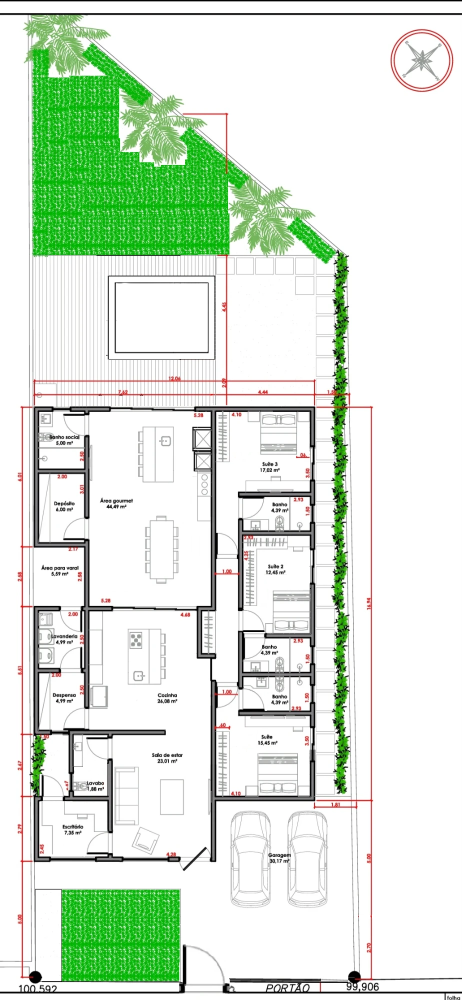
#> input picture docs/plantas/planta-atual.webp, 923 x 2000 px, found by its file name (shown at 1/2 size)
$ python extrair_planta.py docs/plantas/planta-atual.webp saida_paredes.json
#> lines starting #> are read from the running program, lines starting #| are printed output that depends on the picture; after the words box and inside, x2 and y2 are one past the last pixel; in counts of white or black regions, pixels touching at a corner belong together
#!/usr/bin/env python3
"""Extrai as paredes de uma planta baixa (imagem) para o painel 3D.

Uso:  python3 tools/extrair_planta.py docs/plantas/planta-atual.webp saida_paredes.json

Funciona com plantas em que as paredes são traço preto com miolo cinza (como a enviada).
O resultado é uma lista de retângulos [x0, y0, x1, y1] em pixels da imagem, que vai para js/plan-data.js (WALLS).
Escala usada pelo painel: 46,5 px = 1 m (conferida pelas cotas da planta de 12,06 m x 16,94 m).
Requer: pip install pillow numpy
"""
import json, sys
import numpy as np
from PIL import Image, ImageFilter

def abrir(caminho):
#> called with caminho = 'docs/plantas/planta-atual.webp'
    src = Image.open(caminho).convert('RGBA')
#> src is the input picture: PIL image 923x2000 RGBA; mean R, G, B, A 210.5, 224.1, 208.5, 243.3
    fundo = Image.new('RGBA', src.size, (255, 255, 255, 255)); fundo.alpha_composite(src)
#> after `fundo = Image.new('RGBA', src.size, (255, 255, 255, 255))`: fundo: PIL image 923x2000 RGBA; every value is 255
    return fundo.convert('RGB')

def abertura(m, k):
    img = Image.fromarray((m * 255).astype('uint8')).filter(ImageFilter.MinFilter(k)).filter(ImageFilter.MaxFilter(k))
    return np.asarray(img) > 127

def retangulos(mask, celula=2):
    h, w = mask.shape
    g = np.zeros((h // celula, w // celula), bool)
    for y in range(g.shape[0]):
        for x in range(g.shape[1]):
            g[y, x] = mask[y*celula:(y+1)*celula, x*celula:(x+1)*celula].mean() > 0.5
    usado = np.zeros_like(g); out = []
    for y in range(g.shape[0]):
        x = 0
        while x < g.shape[1]:
            if g[y, x] and not usado[y, x]:
                x1 = x
                while x1 + 1 < g.shape[1] and g[y, x1 + 1] and not usado[y, x1 + 1]: x1 += 1
                y1 = y
                while y1 + 1 < g.shape[0] and all(g[y1 + 1, x:x1 + 1]) and not any(usado[y1 + 1, x:x1 + 1]): y1 += 1
                usado[y:y1 + 1, x:x1 + 1] = True
                out.append([x * celula, y * celula, (x1 + 1) * celula, (y1 + 1) * celula]); x = x1 + 1
            else: x += 1
    return [r for r in out if (r[2] - r[0]) * (r[3] - r[1]) >= 40]

def main(entrada, saida, topo=800, base=1870):
    a = np.asarray(abrir(entrada)).astype(int)
    cinza = a.mean(axis=2); sat = a.max(axis=2) - a.min(axis=2)
#> after `cinza = a.mean(axis=2)`:
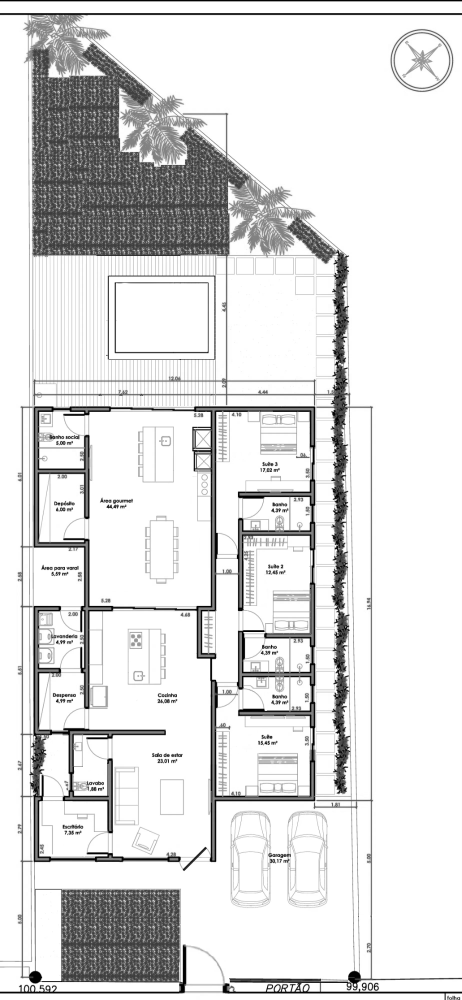
#> cinza: shape (2000, 923) float64 (shown at 1/2 size); min 0, max 255, mean 222
#> after `sat = a.max(axis=2) - a.min(axis=2)`:
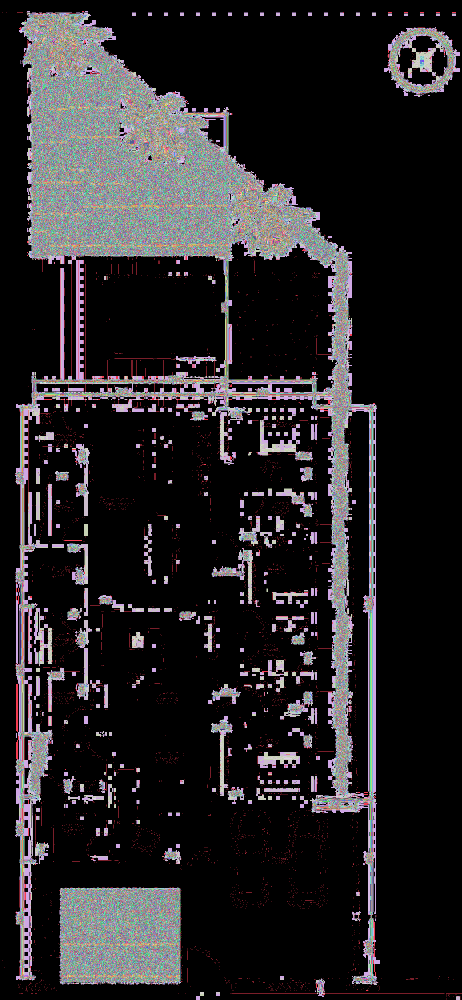
#> sat: shape (2000, 923) int64 (shown at 1/2 size); 194 distinct labels, from 0 to 200; one colour per label, 0 black
    m = (sat < 35) & (cinza < 170)          # preto e cinza escuro, sem cor (exclui cotas vermelhas e jardim verde)
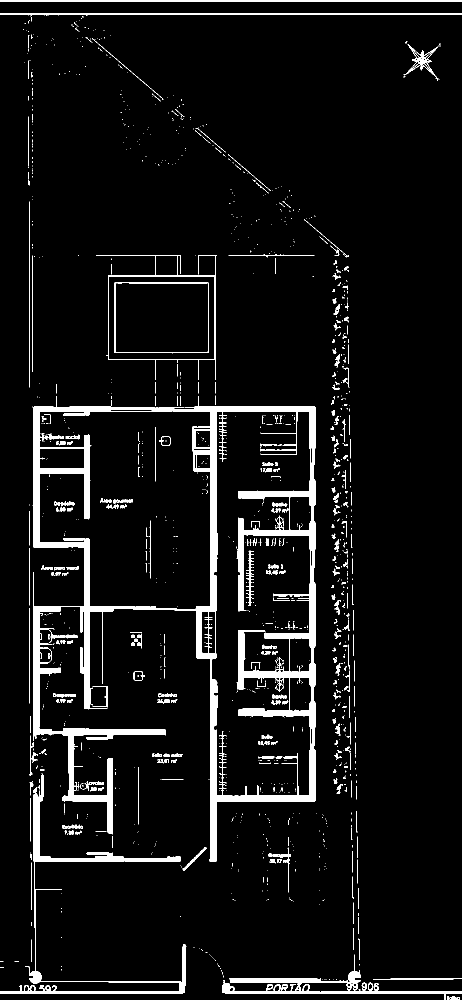
#> m: shape (2000, 923) bool (shown at 1/2 size); 6.1% white; 1348 white regions (1033 under 20 px), largest, box (x1, y1, x2, y2) and area: (65, 792, 631, 1724) 66662, (0, 1549, 373, 1987) 8533, (445, 1909, 923, 2000) 5212
    m[:topo, :] = False; m[base:, :] = False  # ignora título, jardim e marcos do portão
#> after `m[base:, :] = False`:
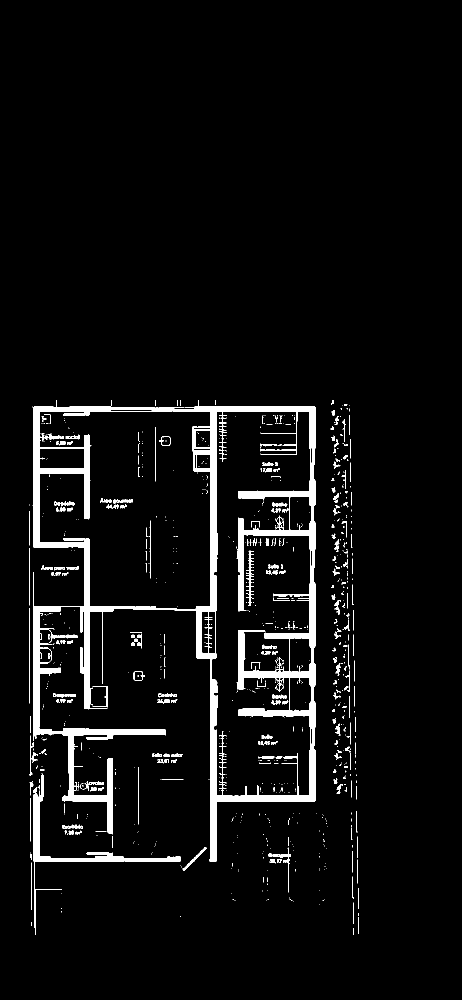
#> m: shape (2000, 923) bool (shown at 1/2 size); 4.7% white; 929 white regions (682 under 20 px), largest, box (x1, y1, x2, y2) and area: (65, 800, 631, 1724) 66654, (66, 1549, 362, 1870) 4903, (492, 1101, 508, 1212) 440
    paredes = abertura(m, 9)                 # abertura morfológica: some o que for mais fino que uma parede
#> in abertura, `img = Image.fromarray((m * 255).astype('uint8')).filter(ImageFilter.Mi..`:
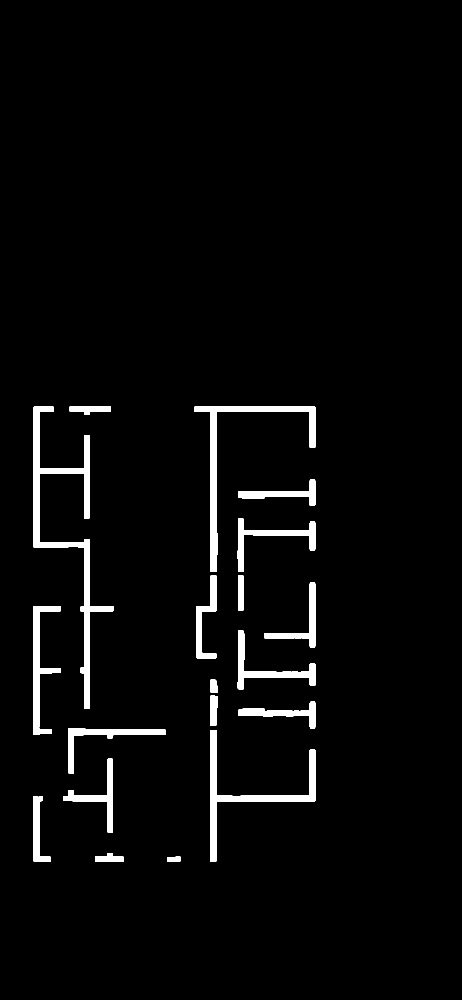
#> img: PIL image 923x2000 L (shown at 1/2 size); 3.2% white; 19 white regions, largest, box (x1, y1, x2, y2) and area: (66, 813, 227, 1418) 11937, (388, 813, 631, 1144) 7501, (420, 1460, 631, 1724) 6637
    img = Image.fromarray((paredes * 255).astype('uint8')).filter(ImageFilter.MaxFilter(5)).filter(ImageFilter.MinFilter(5))
#> img: PIL image 923x2000 L; 3.2% white; 19 white regions, largest, box (x1, y1, x2, y2) and area: (66, 813, 227, 1418) 11948, (388, 813, 631, 1144) 7501, (420, 1460, 631, 1724) 6637
    rs = retangulos(np.asarray(img) > 127)
#> after the loop in retangulos, `for y in range(g.shape[0]):`:
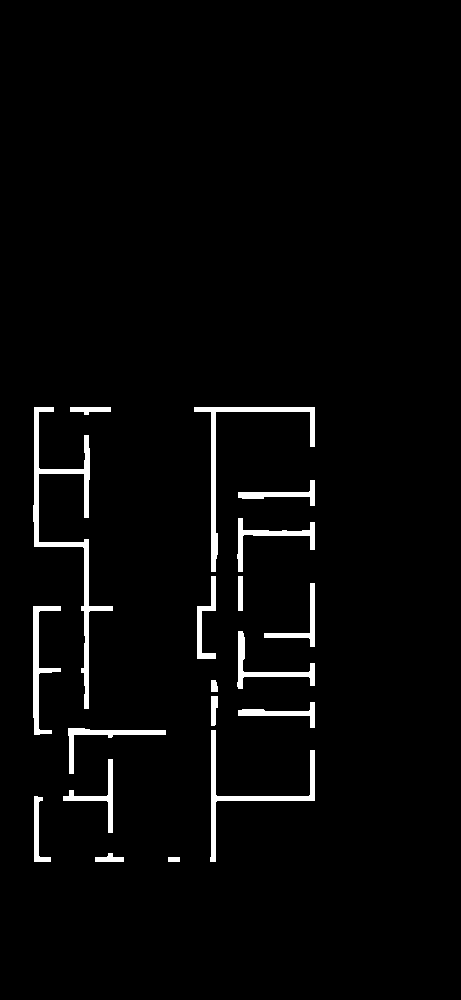
#> g: shape (1000, 461) bool; 2.8% white; 19 white regions, largest, box (x1, y1, x2, y2) and area: (33, 407, 113, 709) 2670, (194, 407, 315, 572) 1628, (210, 730, 315, 862) 1393
#> rs = 80 items, first 6: [68, 814, 108, 824], [140, 814, 222, 824], [388, 814, 630, 824], [68, 824, 78, 1094], [168, 824, 178, 830], [422, 824, 432, 1144]
    json.dump(rs, open(saida, 'w'))
    print(len(rs), 'retângulos de parede ->', saida)
#| 80 retângulos de parede -> saida_paredes.json

if __name__ == '__main__':
    if len(sys.argv) != 3: sys.exit(__doc__)
    main(sys.argv[1], sys.argv[2])
